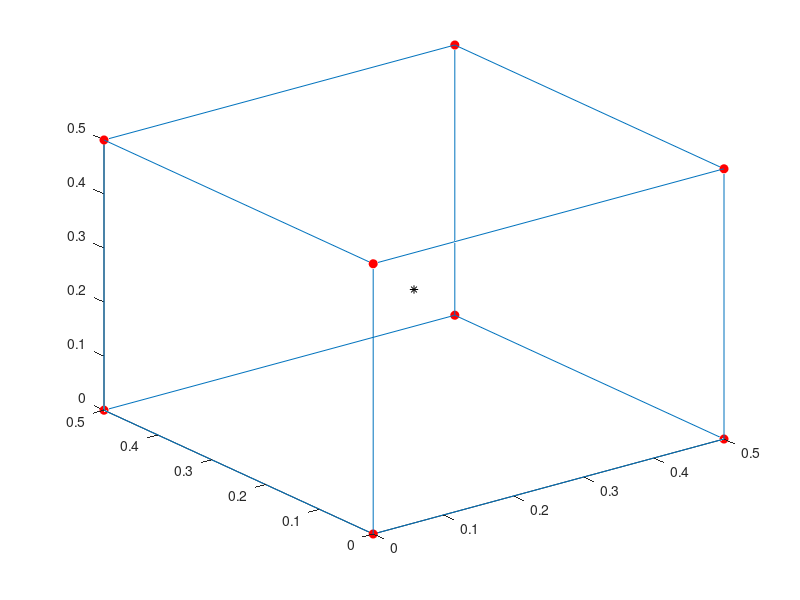

Here is the MATLAB script that generated this plot:
clc
clear all
close all

%cell dimensions
dx = 0.5; %length of the cell
dy=0.5;
dz = 0.5;
%cell centre
xc = 0.25;yc=0.25;zc=0.25;
plot3(xc,yc,zc,'*k')
hold on

%Bottom face
xO = xc-dx/2;yO=yc-dy/2;zO=zc-dz/2;
xA = xc+dx/2;yA=yc-dy/2;zA=zc-dz/2;
xB = xc+dx/2;yB=yc+dy/2;zB=zc-dz/2;
xC = xc-dx/2;yC=yc+dy/2;zC=zc-dz/2;

plot3(xO,yO,zO,'or','MarkerFaceColor','r',...
                    'MarkerSize',6);
              
                
                plot3(xA,yA,zA,'or','MarkerFaceColor','r',...
                    'MarkerSize',6)
                
                          
                               
   plot3(xB,yB,zB,'or','MarkerFaceColor','r',...
                    'MarkerSize',6)
                
 
                
                   plot3( xC,yC,zC,'or','MarkerFaceColor','r',...
                    'MarkerSize',6);
        
                
         v1 = [xO,xA];
         v2 = [yO,yA];
         v3 = [zO,zA];
         
         f = line(v1,v2,v3);
         
                
         v1 = [xA,xB];
         v2 = [yA,yB];
         v3 = [zA,zB];
         
         f = line(v1,v2,v3)
         
                
         v1 = [xC,xO];
         v2 = [yC,yO];
         v3 = [zC,zO];
         
         f = line(v1,v2,v3)
         
                
         v1 = [xB,xC];
         v2 = [yB,yC];
         v3 = [zB,zC];
         
         f = line(v1,v2,v3)
                
%top face
xD = xc-dx/2;yD=yc-dy/2;zD=zc+dz/2;
xE = xc+dx/2;yE=yc-dy/2;zE=zc+dz/2;
xF = xc+dx/2;yF=yc+dy/2;zF=zc+dz/2;
xG = xc-dx/2;yG=yc+dy/2;zG=zc+dz/2;

plot3(xD,yD,zD,'or','MarkerFaceColor','r',...
                    'MarkerSize',6);
              
                
                plot3(xE,yE,zE,'or','MarkerFaceColor','r',...
                    'MarkerSize',6)
                
                          
                               
   plot3(xF,yF,zF,'or','MarkerFaceColor','r',...
                    'MarkerSize',6)
                
 
                
                   plot3( xG,yG,zG,'or','MarkerFaceColor','r',...
                    'MarkerSize',6);
        
                
         v1 = [xD,xE];
         v2 = [yD,yE];
         v3 = [zD,zE];
         
         f = line(v1,v2,v3);
         
                
         v1 = [xE,xF];
         v2 = [yE,yF];
         v3 = [zE,zF];
         
         f = line(v1,v2,v3)
         
                
         v1 = [xF,xG];
         v2 = [yF,yG];
         v3 = [zF,zG];
         
         f = line(v1,v2,v3)
         
                
         v1 = [xG,xD];
         v2 = [yG,yD];
         v3 = [zG,zD];
         
         f = line(v1,v2,v3)        
         
% %vertical face
% xO = xc-dx/2;yO=yc-dy/2;zO=zc-dz/2;
% xA = xc+dx/2;yA=yc-dy/2;zA=zc-dz/2;
% xB = xc+dx/2;yB=yc-dy/2;zB=zc+dz/2;
% xC = xc-dx/2;yC=yc-dy/2;zC=zc+dz/2;
% 
% plot3(xO,yO,zO,'or','MarkerFaceColor','r',...
%                     'MarkerSize',6);
%               
%                 
%                 plot3(xA,yA,zA,'or','MarkerFaceColor','r',...
%                     'MarkerSize',6)
%                 
%                           
%                                
%    plot3(xB,yB,zB,'or','MarkerFaceColor','r',...
%                     'MarkerSize',6)
%                 
%  
%                 
%                    plot3( xC,yC,zC,'or','MarkerFaceColor','r',...
%                     'MarkerSize',6);
%         
%                 
%          v1 = [xO,xA];
%          v2 = [yO,yA];
%          v3 = [zO,zA];
%          
%          f = line(v1,v2,v3);
%          
%                 
%          v1 = [xA,xB];
%          v2 = [yA,yB];
%          v3 = [zA,zB];
%          
%          f = line(v1,v2,v3)
%          
%                 
%          v1 = [xC,xO];
%          v2 = [yC,yO];
%          v3 = [zC,zO];
%          
%          f = line(v1,v2,v3)
%          
%                 
%          v1 = [xB,xC];
%          v2 = [yB,yC];
%          v3 = [zB,zC];
%          
%          f = line(v1,v2,v3)   

       
         v1 = [xD,xO];
         v2 = [yD,yO];
         v3 = [zD,zO];
         
         f = line(v1,v2,v3);
         
                
         v1 = [xE,xA];
         v2 = [yE,yA];
         v3 = [zE,zA];
         
         f = line(v1,v2,v3)
         
                
         v1 = [xF,xB];
         v2 = [yF,yB];
         v3 = [zF,zB];
         
         f = line(v1,v2,v3)
         
                
         v1 = [xG,xC];
         v2 = [yG,yC];
         v3 = [zG,zC];
         
         f = line(v1,v2,v3)



         